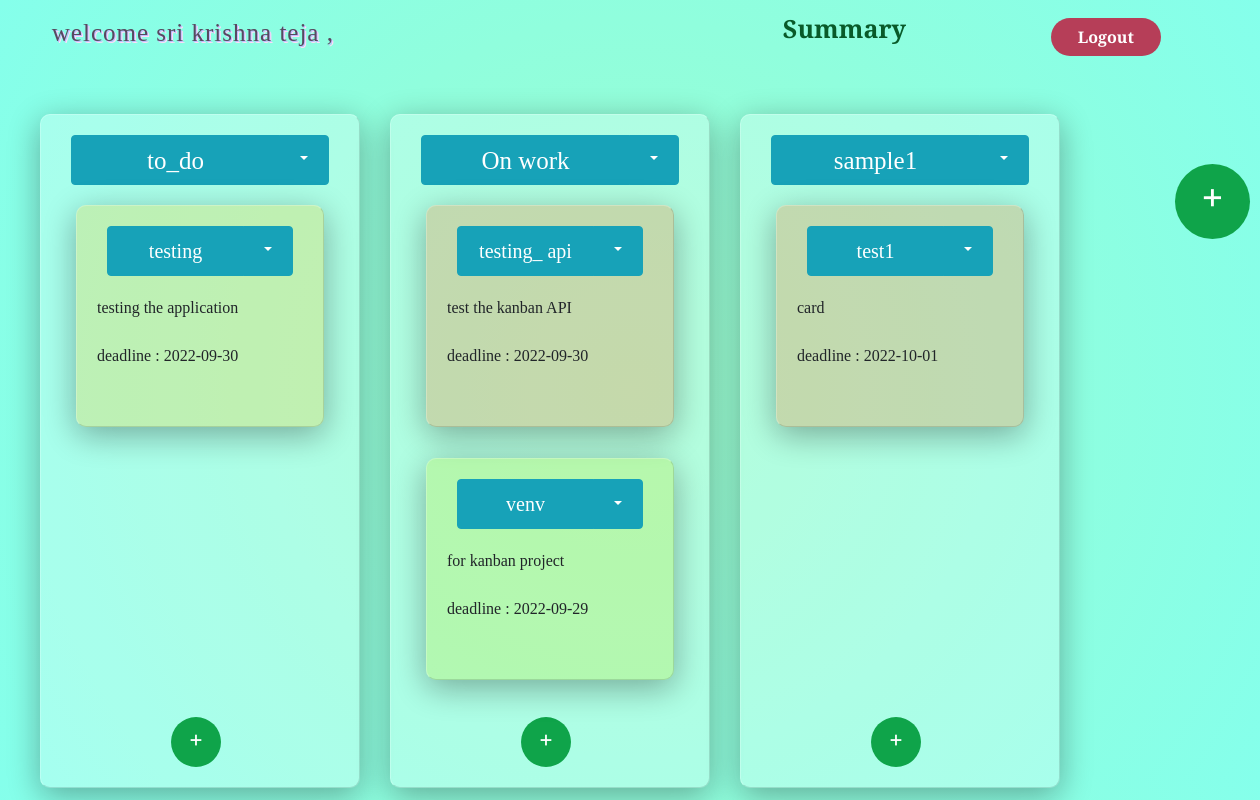
Page /home (signed in) on the committed database.
### app.py (models this page shows)
class Users(UserMixin,db.Model):
    __tablename__= 'users'
    id = db.Column(db.Integer, primary_key=True,autoincrement=True)
    name = db.Column(db.String(120))
    username = db.Column(db.String(80),unique=True)
    password = db.Column(db.String(80))

class Lists(UserMixin,db.Model):
    __tablename__= 'lists'
    list_id = db.Column(db.Integer, primary_key=True,autoincrement=True)
    list_name = db.Column(db.String(120),unique=True)
    description = db.Column(db.String(1000))
    user_id = db.Column(db.Integer, db.ForeignKey('users.id'))

class Cards(UserMixin,db.Model):
    __tablename__= 'cards'
    card_id = db.Column(db.Integer, primary_key=True,autoincrement=True)
    card_title=db.Column(db.String(120),unique=True)
    content=db.Column(db.String(1000))
    deadline=db.Column(db.Date)
    is_complete=db.Column(db.Integer)
    list_id=db.Column(db.Integer, db.ForeignKey('lists.list_id'))

### app.py (the view)
@app.route("/home")
@login_required
def home():
    user_list = Lists.query.filter_by(user_id = current_user.id).all()
    user_card = Cards.query.all()
    return render_template("home.html",users=current_user,lists=user_list,cards=user_card)

### app.py (called while the page is built)
@login_manger.user_loader
def load_user(user_id):
    return Users.query.get(int(user_id))

### template/home.html (shortened to what this page needs)
<!DOCTYPE html>
<html lang="en">
<head>
    <link rel="stylesheet" href="https://cdn.jsdelivr.net/npm/bootstrap@4.0.0/dist/css/bootstrap.min.css">
</head>
<body>
    <div class="menu">
        <nav>
            <h5 class="log">welcome {{users.name}} ,</h5>
            <ul>
                <li>
                    <a class="summary" href="/summary">summary </a>
                </li>
            </ul>
            <form action="/logout">
            <button type="submit" onclick=""  class="logout">Logout</a>
            </form>
        </nav>
    </div>
    <div  >
    <div class="card-deck " style="min-width:max-content; min-height: max-content; ">
        {% for i in  range(lists|length) %}
        <div class="card " style="max-width: 320px;">
                <div class="btn-group">
                    <button type="button" class="btn btn-info" style="font-size: 25px;">{{ lists[i].list_name }}</button>
                    <button type="button" class="btn btn-info dropdown-toggle dropdown-toggle-split" data-toggle="dropdown" aria-haspopup="true" aria-expanded="false" style="max-width: 50px;">
                    </button>
                </div>
            {% for j in range(cards|length) %}
            {% if cards[j].list_id == lists[i].list_id %}
            <div class="card-body" style=" padding-top: 0%; padding-bottom: 10%;">
                    <div class="card"
                    {% if cards[j].is_complete == 0 %}
                        style="max-width: 280px; background-color: rgba(236, 77, 62, 0.300);"
                    {% elif cards[j].is_complete == 25 %}
                        style="max-width: 280px; background-color: rgba(236, 137, 62, 0.300);"
                    {% elif cards[j].is_complete == 50 %}
                        style="max-width: 280px; background-color: rgba(236, 207, 62, 0.300);"
                    {% elif cards[j].is_complete == 75 %}
                        style="max-width: 280px; background-color: rgba(190, 236, 62, 0.300);"
                    {% elif cards[j].is_complete == 100 %}
                        style="max-width: 280px; background-color: rgba(91, 236, 62, 0.300);"
                    {% else %}
                    style="max-width: 280px; height: 250px; padding: 20px;"
                    {% endif %}
                    >
                        <div class="btn-group">
                            <button type="button" class="btn btn-info" style="font-size: 20px;">{{ cards[j].card_title }}</button>
                            <button type="button" class="btn btn-info dropdown-toggle dropdown-toggle-split" data-toggle="dropdown" aria-haspopup="true" aria-expanded="false" style="max-width: 50px;">
                            </button>
                        </div>
                        <div class="card-body" style="height: 150px; ">
                            <div style="word-wrap: break-word;"><p class="card-text">{{ cards[j].content }}</p></div>
                            <br>
                            <p>deadline : {{ cards[j].deadline }}</p>
                        </div>
                    </div>
            </div>
            {% endif %}
            {% endfor %}
            <div class="butt1">
                <form action="/card">
                <button type="submit" class="add1">+</button>
                </form>
            </div>
        </div>
        {% endfor %}
        <div class="butt">
            <form action="/list">
            <button type="submit" class="add">+</button>
            </form>
        </div>
    </div>
</div>
</body>
</html>

### template/home.html (style rules this page uses)
body { background: radial-gradient(circle at center, #9bfdcf , #85ffeb); padding: 40px; padding-top: 10px; font-family: 'Roboto Serif', serif; }
nav { display: flex; align-items: center; justify-content: space-between; padding-top: 0; padding-left: 1%; padding-right: 5%; }
.log { font-size: 25px; letter-spacing: 1px ; color: #564a5f; text-shadow: #bfbaff 1px 1px,#ffdef7 2px 2px; }
nav ul li { list-style-type: none; display: inline-table; padding: 0 130px; }
nav ul li a { color: #564a5f; text-decoration: none; font-weight: bold; text-transform: capitalize; }
.logout { background-color: #b63e58; color: #ffffff; text-decoration: none; border: 2px solid transparent; font-weight: bold; padding: 5px 25px; border-radius: 30px; transition: teansform .4s; }
div.card { top:50px; background-color: rgba(255, 255, 255, 0.263); box-shadow: 0 8px 32px 0 rgba(8, 8, 8, 0.329); border-left: 1px solid rgba(255, 255, 255, 0.24); border-top: 1px solid rgba(255, 255, 255, 0.24); border-radius: 10px; }
.summary { color: #095a29; font-size: 25px; font-weight: 600; left: 700px; }
.add { height: 75px; width: 75px; border-radius: 50px; font-size: 40px; text-align: center; background-color: #0fa44a; font-weight: bolder; color: #ffffff; padding-bottom: 10px; border: 0; }
.btn { height: 50px; width: 260px; }
.btn-group { padding-left: 30px; padding-right: 30px; padding-top: 20px; }
.butt { border: 0px; padding-top: 100px; padding-left: 100px; }
div.card-body .card { top:20px; background-color: rgba(236, 175, 62, 0.263); box-shadow: 0 8px 32px 0 rgba(8, 8, 8, 0.329); border-left: 1px solid rgba(255, 255, 255, 0.24); border-top: 1px solid rgba(255, 255, 255, 0.24); }
.butt1 { border: 0px; padding-top: 25px; padding-left: 130px; padding-bottom: 20px; }
.add1 { height: 50px; width: 50px; border-radius: 25px; font-size: 25px; text-align: center; background-color: #0fa44a; font-weight: bolder; color: #ffffff; border: 0; text-align: center; padding-bottom: 5px; }

### rows in the picture
Users: name "sri krishna teja"
Lists: list_name "to_do"
Cards: card_title "testing", content "testing the application", deadline "2022-09-30"
Lists: list_name "On work"
Cards: card_title "testing_ api", content "test the kanban API", deadline "2022-09-30"
Cards: card_title "venv", content "for kanban project", deadline "2022-09-29"
Lists: list_name "sample1"
Cards: card_title "test1", content "card", deadline "2022-10-01"
